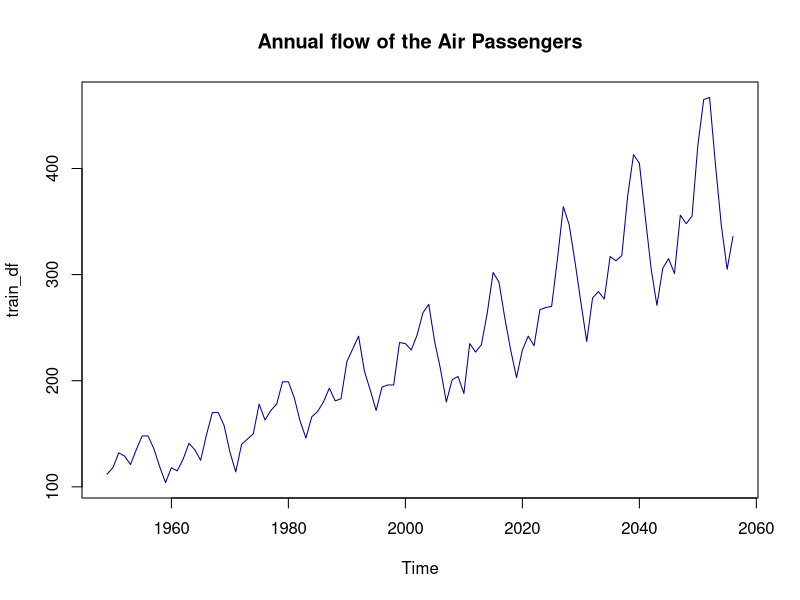
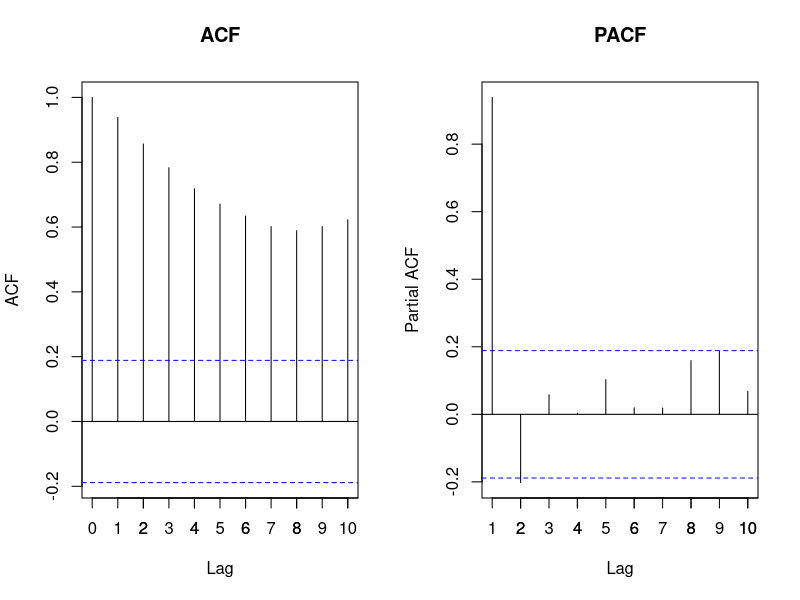
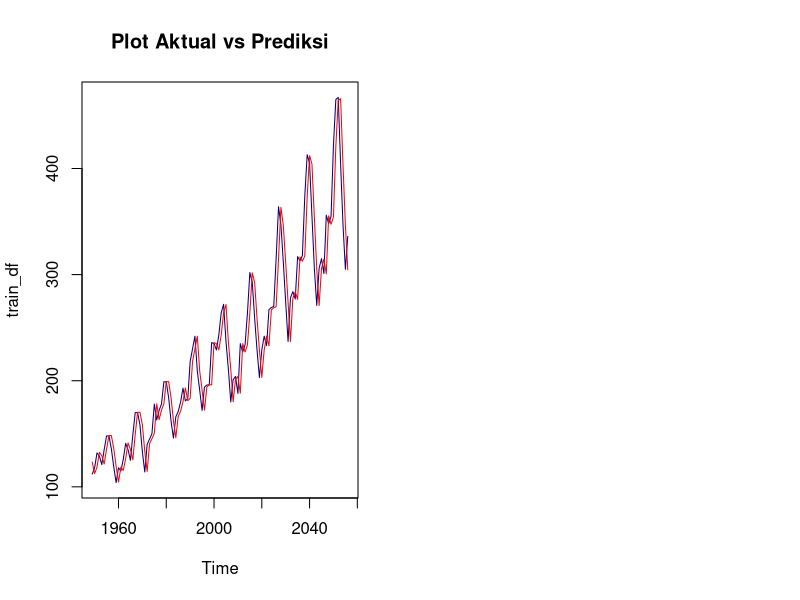
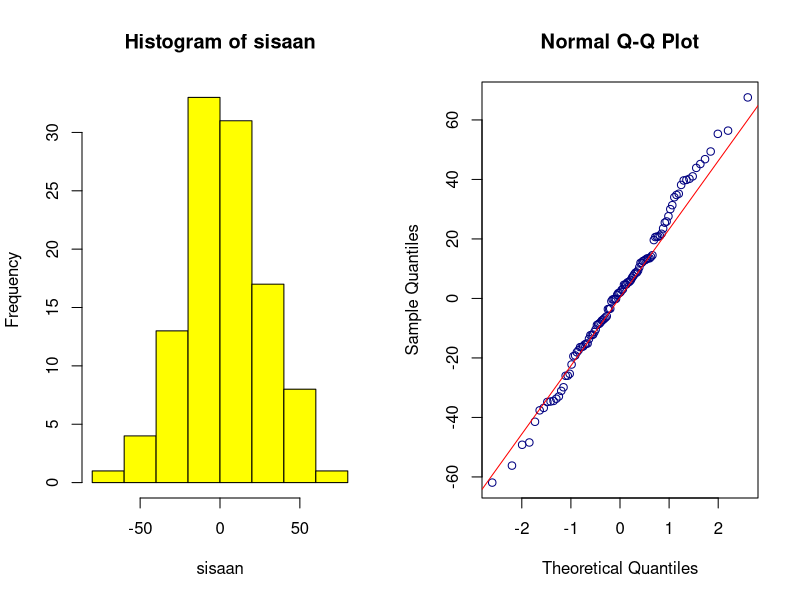
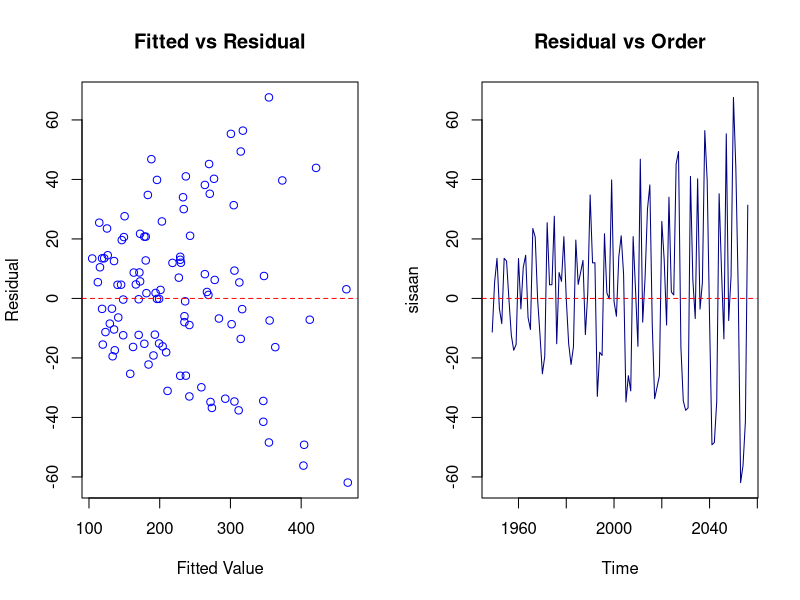
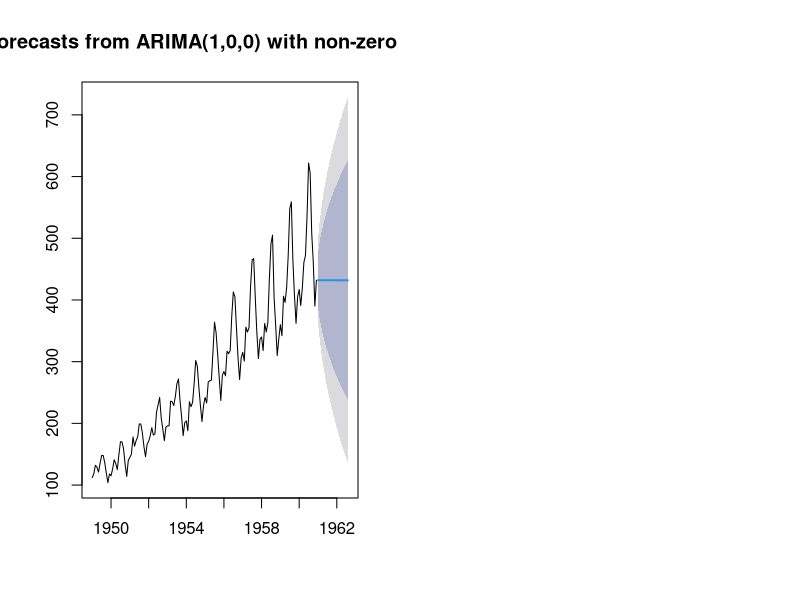

These charts were generated, in order, by the following R code:
#Install library yang dibutuhkan
install.packages(c("lmtest", "forecast", "tseries"))

#Import Library 
library(lmtest)
library(forecast)
library(tseries)

#Import dataset
data("AirPassengers")
AirPassengers
str(AirPassengers)

#Membagi data menjadi train dan test
train_df <- AirPassengers[1:108]
train_df
test_df <- AirPassengers[109:144]
test_df

#Eksplorasi data train
train_df <- ts(train_df, start = 1949)
plot(train_df,
     col = "navyblue",
     main = "Annual flow of the Air Passengers")

#ACF-PACF
par(mfrow = c(1,2))
acf(train_df, lag.max = 10, main = "ACF")
axis(1, at = 1:15, labels = 1:15)

pacf(train_df, lag.max = 10, main = "PACF")
axis(1, at = 1:15, labels = 1:15)

#Fitting Model ARIMA
#AR(1)
arima_model <- Arima(train_df, order = c(1,0,0), method = c("ML"))
arima_model
arima_pred <- arima_model$fitted
arima_pred

plot(train_df,
     col = "navyblue",
     type = "l",
     main = "Plot Aktual vs Prediksi")
lines(arima_pred,
      col = "red")
summary(arima_model)
coeftest(arima_model)
coef(arima_model)

#Analisis Sisaan
#1. Sisaan Menyebar Normal
sisaan <- arima_model$residuals
sisaan

#Secara Eksploratif
par(mfrow = c(1,2))
hist(sisaan, col = "yellow")
qqnorm(sisaan, col = "navyblue")
qqline(sisaan, col = "red")

#Uji Formal Jarque Bera
jarque.bera.test(sisaan)

#2. Ragam Sisaan Homogen
plot(x = as.numeric(arima_pred), y = as.numeric(sisaan),
     col = "blue", 
     main = "Fitted vs Residual",
     xlab = "Fitted Value",
     ylab = "Residual")

abline(h = 0,
       col = "red",
       lty = 2)

#3. Antar Sisaan Saling Bebas
plot(sisaan,
     col = "navyblue",
     main = "Residual vs Order")
abline(h = 0,
       col = "red",
       lty = 2)

#Overfitting
#AR(2)
arima_model_2 <- Arima(train_df, order = c(2,0,0), method = "ML")
summary(arima_model_2)
coef(arima_model_2)

#Forecasting
forecast_arima <- forecast(arima_model, 20)
forecast_arima
accuracy(forecast_arima)

#Penerapan pada Semua Data ARIMA(1,0,0)
AirPassengers_arima <- Arima(AirPassengers, order = c(1,0,0), method = "ML")
forecast_AirPassengers <- forecast(AirPassengers_arima, 20)
plot(forecast_AirPassengers)
accuracy(forecast_AirPassengers)
